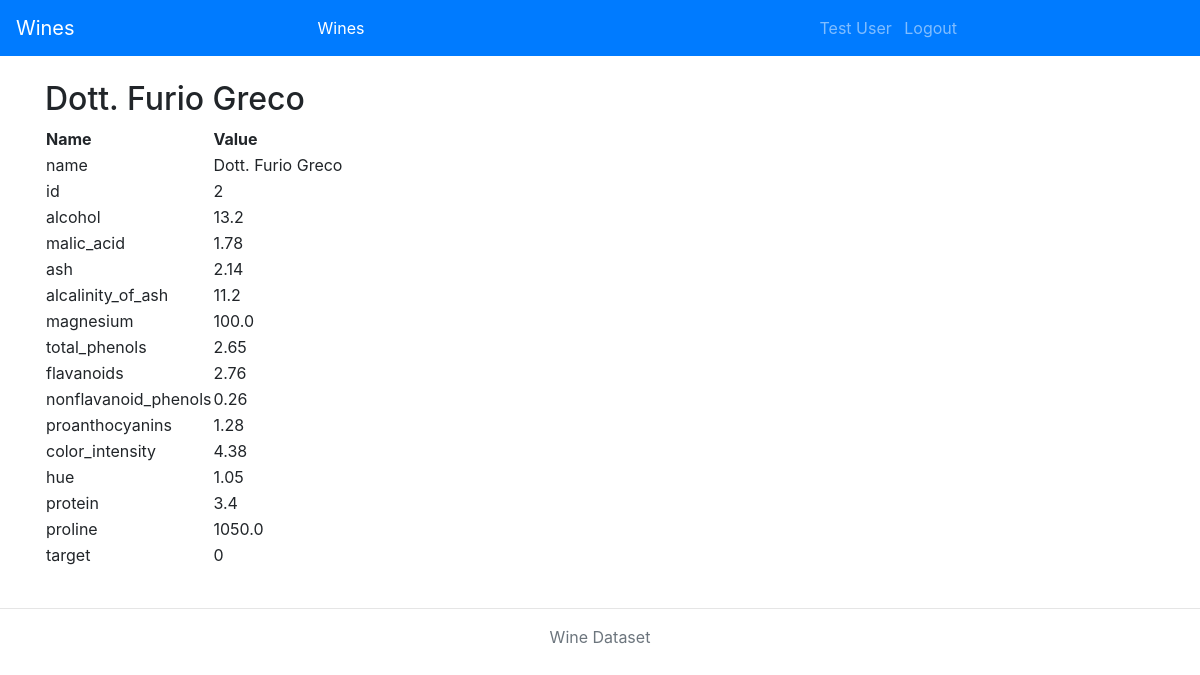
Screenshot of /wines/2 (signed in) with the database file from the repository.
### db_models.py (models this page shows, shortened)
class User(db.Model, UserMixin):
    id = db.Column(db.Integer, primary_key=True)
    email = db.Column(db.String, nullable=False, unique=True)
    name = db.Column(db.String, nullable=False)
    password = db.Column(db.String, nullable=False)

class Wine(db.Model):
    id = db.Column(db.Integer, primary_key=True)
    name = db.Column(db.String)
    alcohol = db.Column(db.Float)
    malic_acid = db.Column(db.Float)
    ash = db.Column(db.Float)
    alcalinity_of_ash = db.Column(db.Float)
    magnesium = db.Column(db.Float)
    total_phenols = db.Column(db.Float)
    flavanoids = db.Column(db.Float)
    nonflavanoid_phenols = db.Column(db.Float)
    proanthocyanins = db.Column(db.Float)
    color_intensity = db.Column(db.Float)
    hue = db.Column(db.Float)
    protein = db.Column(db.Float)
    proline = db.Column(db.Float)
    target = db.Column(db.Integer)
    def to_dict(self):
        return {
            'name': self.name,
            'id': self.id,
            'alcohol': self.alcohol,
            'malic_acid': self.malic_acid,
            'ash': self.ash,
            'alcalinity_of_ash': self.alcalinity_of_ash,
            'magnesium': self.magnesium,
            'total_phenols': self.total_phenols,
            'flavanoids': self.flavanoids,
            'nonflavanoid_phenols': self.nonflavanoid_phenols,
            'proanthocyanins': self.proanthocyanins,
            'color_intensity': self.color_intensity,
            'hue': self.hue,
            'protein': self.protein,
            'proline': self.proline,
            'target': self.target
        }

### app.py (the view)
@app.route('/wines/<wine_id>')
@login_required
def render_wine_entry(wine_id):
    wine = Wine.query.filter_by(id=wine_id).first()
    return render_template('wine_entry.html', wine=wine, active_nav_item='wine-link')

### login_manager.py (called while the page is built)
@login_manager.user_loader
def user_loader(user_id):
    user = User.query.filter_by(id=user_id).first()
    if user is None:
        return
    return user

### templates/wine_entry.html (shortened to what this page needs)
{% extends 'base.html' %}
{% block content %}
    <h2>{{ wine.name }}</h2>
    <table>
      <thead>
        <tr>
          <th>Name</th>
          <th>Value</th>
        </tr>
      </thead>
      <tbody>
      {% for key, value in wine.to_dict().items() %}
        <tr>
          <td>{{ key }}</td>
          <td>{{ value }}</td>
        </tr>
      {% endfor %}
      </tbody>
    </table>
{% endblock %}

### templates/navbar.html (shortened to what this page needs)
{% macro navbar(active_nav_item) %}
    <nav class="navbar navbar-expand-lg navbar-dark bg-primary">
        <a class="navbar-brand" href="{{ url_for('render_home') }}">
            Wines
        </a>
        <div class="collapse navbar-collapse" id="entityNav">
            <ul class="navbar-nav d-flex mx-auto">
                <li class="nav-item {{ 'active' if active_nav_item=='wine-link' }}" id="document-link">
                    <a class="nav-link" href="{{ url_for('render_wine_list') }}">Wines</a>
                </li>
            </ul>
        </div>
        <div class="collapse navbar-collapse" id="usernameNav">
            <ul class="navbar-nav d-flex mx-auto">
                <li class="nav-item">
          <span class="navbar-text">
            &nbsp; {{ current_user.name }}
          </span>
                </li>
                <li class="nav-item">
                    <a class="nav-link" href="{{ url_for('logout') }}">
                        &nbsp;Logout
                    </a>
                </li>
            </ul>
        </div>
    </nav>
{% endmacro %}

### rows the page displays
User: name "Test User"
Wine: name "Dott. Furio Greco", key "name", key "alcohol", alcohol "13.2", key "malic_acid", malic_acid "1.78", key "ash", ash "2.14", key "alcalinity_of_ash", alcalinity_of_ash "11.2", key "magnesium", magnesium "100.0", key "total_phenols", total_phenols "2.65", key "flavanoids", flavanoids "2.76", key "nonflavanoid_phenols", nonflavanoid_phenols "0.26", key "proanthocyanins", proanthocyanins "1.28", key "color_intensity", color_intensity "4.38", key "hue", hue "1.05", key "protein", protein "3.4", key "proline", proline "1050.0"

### other values shown
{{ key }} "id" "target"
{{ value }} "2" "0"
